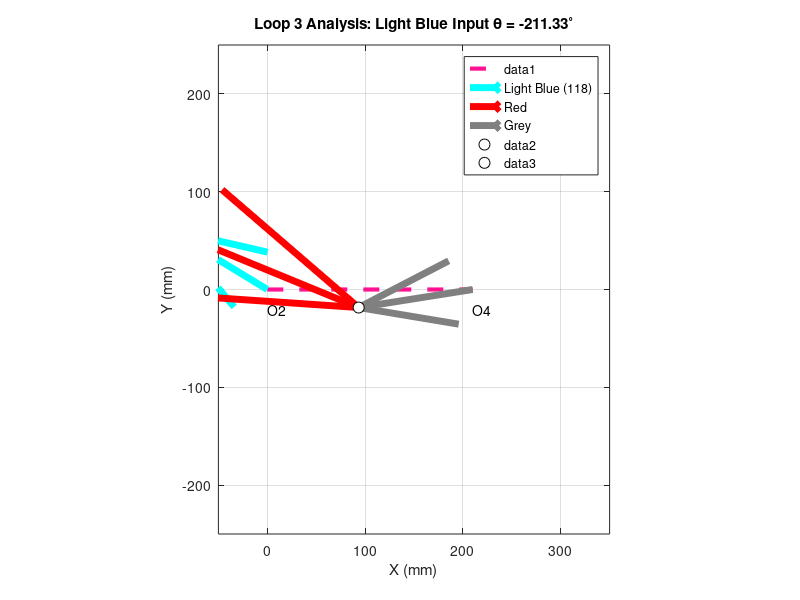

Write MATLAB code to recreate this figure.
clear all; close all; clc;

%% --- STEP 1: SOLVE LOOP 2 (To get Light Blue Angle) ---
% Parameters Loop 2
L_Ground_L2    = 210; 
L_Brown_Input  = 118; % Input (a)
L_Blue_Coupler = 210; % Coupler (b)
L_LightBlue_Out= 168; % Output (c) - Length for Loop 2

% Input Angle for Loop 2 (Brown Link at O4)
theta_brown_deg = -81.65;
theta2_L2 = deg2rad(theta_brown_deg);

% Norton Parameters for Loop 2
d = L_Ground_L2; a = L_Brown_Input; b = L_Blue_Coupler; c = L_LightBlue_Out;
K1 = d/a; K2 = d/c; K3 = (a^2 - b^2 + c^2 + d^2)/(2*a*c);

A = cos(theta2_L2) - K1 - K2*cos(theta2_L2) + K3;
B = -2*sin(theta2_L2);
C = K1 - (K2+1)*cos(theta2_L2) + K3;

det = B^2 - 4*A*C;
if det < 0, error('Loop 2 Assembly failed'); end

% Calculate Theta Output (Light Blue) - Using Case 2 (Crossed/Open depending on config)
% จากผลลัพธ์ก่อนหน้า เราใช้ t4_2
t4_2 = 2*atan2(-B - sqrt(det), 2*A);
theta_LightBlue = t4_2; % นี่คือมุม Input ที่จะส่งไป Loop 3

%% --- STEP 2: SOLVE LOOP 3 (Using Light Blue as Input) ---
fprintf('----------------------------------------\n');
fprintf('STARTING LOOP 3 CALCULATION\n');
fprintf('----------------------------------------\n');

% 1. SYSTEM PARAMETERS (Loop 3) - ใช้ข้อมูลใหม่ที่คุณให้มา
L_Ground_L3 = 210; % d
L_LightBlue_In = 118; % a (Link 2 at O2) - Note: Length is 118 here
L_Red_Coupler  = 210; % b (Link 3)
L_Grey_Out     = 118; % c (Link 4 at O4)

% กำหนดตัวแปรสำหรับสูตร Norton Loop 3
d = L_Ground_L3;
a = L_LightBlue_In; % Input (Light Blue)
b = L_Red_Coupler;  % Coupler (Red)
c = L_Grey_Out;     % Output (Grey)

% *** CRITICAL: INPUT THETA ***
% ใช้มุม Light Blue ที่ได้จาก Loop 2
theta2_L3 = theta_LightBlue; 
fprintf('Input Theta for Loop 3 (Light Blue): %.2f deg\n', rad2deg(theta2_L3));

% 2. SOLVER (Forward Kinematics for Loop 3)
K1 = d/a;
K2 = d/c;
K3 = (a^2 - b^2 + c^2 + d^2)/(2*a*c);
K4 = d/b;
K5 = (c^2 - d^2 - a^2 - b^2)/(2*a*b);

% Find Theta 4 (Output - Grey)
A_eq = cos(theta2_L3) - K1 - K2*cos(theta2_L3) + K3;
B_eq = -2*sin(theta2_L3);
C_eq = K1 - (K2+1)*cos(theta2_L3) + K3;

det_L3 = B_eq^2 - 4*A_eq*C_eq;
if det_L3 < 0, error('Loop 3 Assembly failed'); end

% Calculate Theta 4 (Grey) - 2 Solutions
t4_sol1 = 2*atan2(-B_eq + sqrt(det_L3), 2*A_eq);
t4_sol2 = 2*atan2(-B_eq - sqrt(det_L3), 2*A_eq);

% Find Theta 3 (Coupler - Red)
D_eq = cos(theta2_L3) - K1 + K4*cos(theta2_L3) + K5;
E_eq = -2*sin(theta2_L3);
F_eq = K1 + (K4-1)*cos(theta2_L3) + K5;

det3_L3 = E_eq^2 - 4*D_eq*F_eq;
t3_sol1 = 2*atan2(-E_eq + sqrt(det3_L3), 2*D_eq);
t3_sol2 = 2*atan2(-E_eq - sqrt(det3_L3), 2*D_eq);

% เลือก Case ที่ต้องการแสดง (เลือก Case 1 สำหรับ Loop นี้ หรือลองสลับดูรูป)
theta_Grey = t4_sol1;
theta_Red  = t3_sol1;

%% 3. PLOTTING LOOP 3
% คำนวณพิกัดเวกเตอร์
R_Ground    = d * exp(1j * 0);
R_LightBlue = a * exp(1j * theta2_L3); % Input (Light Blue @ 118mm)
R_Red       = b * exp(1j * theta_Red);
R_Grey      = c * exp(1j * theta_Grey);

% Coordinates
O2 = 0;
O4 = R_Ground;
J_LB_Red = O2 + R_LightBlue;   % จุดต่อ LightBlue-Red
J_Red_Grey = O4 + R_Grey;      % จุดต่อ Red-Grey

figure('Color','w','Position',[100 100 800 600]); 
hold on; axis equal; grid on; box on;
title(['Loop 3 Analysis: Light Blue Input \theta = ' num2str(rad2deg(theta2_L3), '%.2f') '^\circ']);
xlabel('X (mm)'); ylabel('Y (mm)');

% 1. Ground (Pink)
plot([0 real(R_Ground)], [0 imag(R_Ground)], 'Color', [1 0.07 0.57], 'LineWidth', 3, 'LineStyle', '--');
text(0, -20, 'O2'); text(real(O4), -20, 'O4');

% 2. Light Blue Link (O2 -> Joint)
quiver(0, 0, real(R_LightBlue), imag(R_LightBlue), 0, 'c', 'LineWidth', 5, 'MaxHeadSize', 0.5, 'DisplayName', 'Light Blue (118)');

% 3. Red Link (Coupler)
% วาดจากปลาย Light Blue ไปหาปลาย Grey
quiver(real(J_LB_Red), imag(J_LB_Red), real(R_Red), imag(R_Red), 0, 'r', 'LineWidth', 5, 'MaxHeadSize', 0.5, 'DisplayName', 'Red');

% 4. Grey Link (O4 -> Joint)
% วาดจาก O4 ขึ้นไป
quiver(real(O4), imag(O4), real(R_Grey), imag(R_Grey), 0, 'Color', [0.5 0.5 0.5], 'LineWidth', 5, 'MaxHeadSize', 0.5, 'DisplayName', 'Grey');

% Joints
plot(real(J_LB_Red), imag(J_LB_Red), 'ko', 'MarkerFaceColor', 'w', 'MarkerSize', 8);
plot(real(J_Red_Grey), imag(J_Red_Grey), 'ko', 'MarkerFaceColor', 'w', 'MarkerSize', 8);

legend('Location','NorthEast');
xlim([-50 350]); ylim([-250 250]);

% แสดงผลลัพธ์
fprintf('RESULTS FOR LOOP 3\n');
fprintf('========================================\n');
fprintf('Theta Light Blue (Input): %8.2f deg\n', rad2deg(theta2_L3));
fprintf('Theta Red (Coupler)     : %8.2f deg\n', rad2deg(theta_Red));
fprintf('Theta Grey (Output)     : %8.2f deg\n', rad2deg(theta_Grey));
fprintf('========================================\n');
